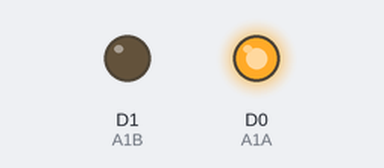
The sketch below on a simulated ESP8266 (NodeMCU). Parts: output pins drawn as LEDs (lit = HIGH).

Above: at 2.0 s.
At 5.0 s:
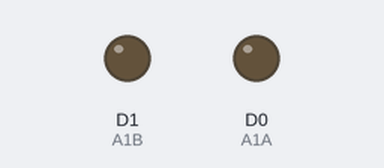
Timing chart, 0 to 7.8 s (numbered marks = the images above):
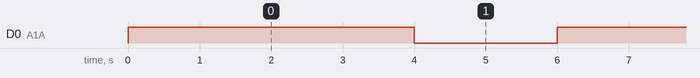

Measured:
- by itself, D0 (A1A): alternates HIGH for 4.0 s and LOW for 2.0 s

The sketch:

sketch_oct14a.ino
```cpp
const int A1A = D0;  // define pin 12 for A-1A
const int A1B = D1;  // define pin 14 for A-1B

void setup() {
  pinMode(A1A, OUTPUT);     // specify these pins as outputs
  pinMode(A1B, OUTPUT);
  digitalWrite(A1A, LOW);   // start with the motors off
  digitalWrite(A1B, LOW);
}

void loop() {
  // start the motor
  digitalWrite(A1A, HIGH);
  digitalWrite(A1B, LOW);
  delay(4000);              // allow the motor to run for 4 seconds

  // stop the motor
  digitalWrite(A1A, LOW);   // setting both pins LOW stops the motor
  digitalWrite(A1B, LOW);   // redundant, but doesn't hurt
  delay(2000);              // keep the motor off for 2 seconds

}
```
